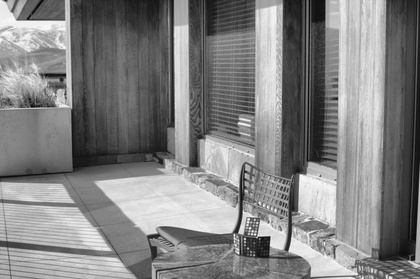
%> input picture test5_res.jpg (made grey), 420 x 279 px, shrunk from 2128 x 1416 before the run, given in place of lena.bmp, which was not available
$ octave --eval "result = JND_pixel;"   (GNU Octave 9; MATLAB toolbox functions it lacks are replaced by stand-ins)
%> lines starting %> are read from the running program, lines starting %| are printed output that depends on the picture; in (x1, y1, x2, y2) boxes, pixels count from 0 and x2, y2 are one past the last pixel; in counts of white or black regions, pixels touching at a corner belong together; the program's own positions count from 1; pictures that were not available may be replaced by others from this repository, and a replacement may not be noted
function JND=JND_pixel(I,type)
% JND=JND_pixel(I,type)

%Initialize
if nargin<1
    close all;clc;
    I=imread('lena.bmp');
%> I is the input picture: size 279x420 uint8; min 6, max 251, mean 130.1

    % I=imread('hats_JPEG.bmp');
    Test=1;
end

if nargin<2
    type='Yang';
end

I=double(I);
%> I: size 279x420 double
[H,W]=size(I);
%> H = 279; W = 420

f = max(1,round(min(H,W)/256))
%> f = 1

if(f>1)
    lpf = ones(f,f);
    lpf = lpf/sum(lpf(:));
    I= imfilter(I,lpf,'symmetric','same');
    I=I(1:f:end,1:f:end);

end

JNDl=zeros(H,W); % JND: Luminance component
JNDt=zeros(H,W); % JND: Texture component
T=zeros(H,W,2);  % Temp matrix
bg = func_bg(I); % Average background luminance
Gm = func_Gm(I,type); % Maximal weighted average of gradients (with and without identify edge)
%%
% Calculating JNDl
T0 = 17;
GAMMA = 3/128;
for i = 1:H
   for j = 1:W
      if bg(i,j) <= 127
         JNDl(i,j) = T0*(1-sqrt(bg(i,j)/127))+3;
      else
         JNDl(i,j) = GAMMA*(bg(i,j)-127)+3;
      end
   end
end
%%
% Calculating JNDt
LANDA = 1/2;
alpha = 0.0001*bg+0.115;
belta = LANDA-0.01*bg;
JNDt = Gm.*alpha + belta;
%%
% Calculating final JND
T(:,:,1)=JNDl;
T(:,:,2)=JNDt;
C_TG = 0.3;
JND = sum(T,3)-C_TG*min(T,[],3);
%%
end


%%
function output = func_bg(input)
Mask=[1 1 1 1 1
      1 2 2 2 1
      1 2 0 2 1
      1 2 2 2 1
      1 1 1 1 1];
output = filter2(Mask,input)/32;
end
%%
function output = func_Gm(input,type)
%> called with type = 'Yang'
G1=[0  0  0  0  0
    1  3  8  3  1
    0  0  0  0  0
   -1 -3 -8 -3 -1
    0  0  0  0  0];

G2=[0 0  1  0  0
    0 8  3  0  0
    1 3  0 -3 -1
    0 0 -3 -8  0
    0 0 -1  0  0];

G3=[0  0  1 0 0
    0  0  3 8 0
   -1 -3  0 3 1
    0 -8 -3 0 0
    0  0 -1 0 0];

G4=[0 1 0 -1 0
    0 3 0 -3 0
    0 8 0 -8 0
    0 3 0 -3 0
    0 1 0 -1 0];
[H,W]=size(input);
%> H = 279; W = 420
grad=zeros(H,W,4);
grad(:,:,1) = filter2(G1,input)/16;
grad(:,:,2) = filter2(G2,input)/16;
grad(:,:,3) = filter2(G3,input)/16;
grad(:,:,4) = filter2(G4,input)/16;
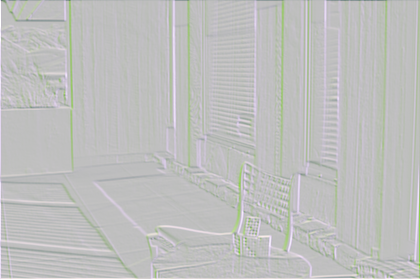
%> grad: size 279x420x4 double; mean R, G, B, A -0.2, 0, -0.3, 0.2; transparent parts drawn white
Gm = max(abs(grad),[],3);

edge_threshold = 0.5;
img_edge = edge(input,'canny',edge_threshold);
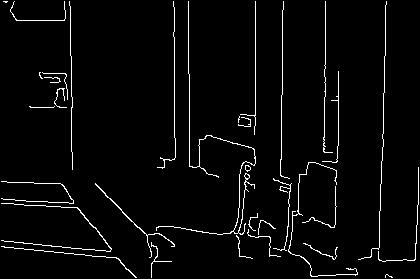
%> img_edge: size 279x420 logical; 3.3% white in thin lines or dots
se = strel('disk',6,6);
img_edge = imdilate(img_edge,se);
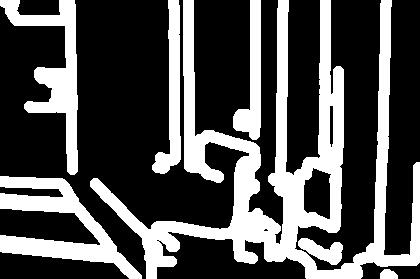
%> img_edge: size 279x420 logical; 31.6% white; 7 white regions, largest, box (x1, y1, x2, y2) and area: (90, 0, 420, 279) 23041, (0, 176, 142, 279) 5014, (0, 0, 78, 175) 4117
img_supedge = 1-0.95*double(img_edge);
gaussian_kernal = fspecial('gaussian',7,0.8);
img_supedge = filter2(gaussian_kernal,img_supedge);
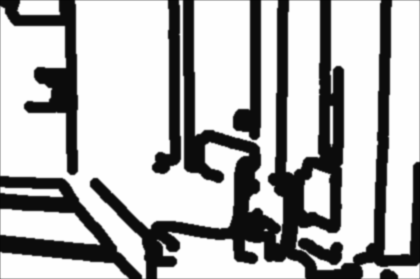
%> img_supedge: size 279x420 double; min 0.0281, max 1, mean 0.698

switch type
case 'Chou'
    output = Gm;
case 'Yang'
    output = Gm.*img_supedge;
end

end
%> after the loop in JND_pixel, `for i = 1:H`:
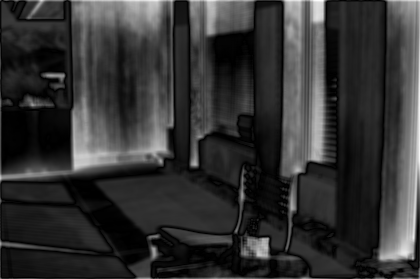
%> JNDl: size 279x420 double; min 3, max 15.12, mean 5.43; drawn with min black and max white
%> in JND_pixel, `belta = LANDA-0.01*bg;`:
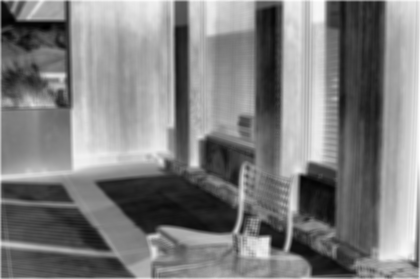
%> belta: size 279x420 double; min -1.97, max 0.395, mean -0.794; drawn with min black and max white
%> in JND_pixel, `JND = sum(T,3)-C_TG*min(T,[],3);`:
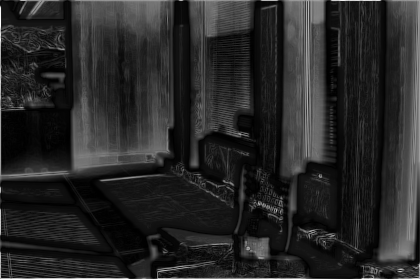
%> JND: size 279x420 double; min 2.47, max 24.8, mean 5.9; drawn with min black and max white

$ run again, on res.png (made grey)
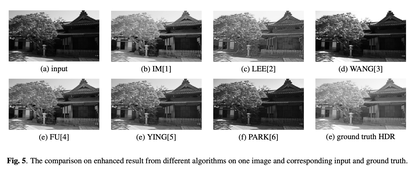
%> input picture res.png (made grey), 420 x 172 px, shrunk from 2076 x 848 before the run, given in place of lena.bmp, which was not available
%> in JND_pixel, I is the input picture: size 172x420 uint8; min 0, max 255, mean 171.8
%> I: size 172x420 double
%> in func_Gm, `img_edge = edge(input,'canny',edge_threshold);`:
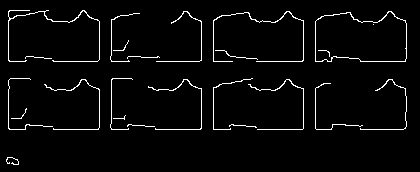
%> img_edge: size 172x420 logical; 3.4% white in thin lines or dots, all inside (x1, y1, x2, y2) = (6, 10, 407, 165)
%> in JND_pixel, `JND = sum(T,3)-C_TG*min(T,[],3);`:
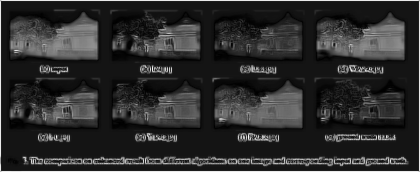
%> JND: size 172x420 double; min 2.48, max 28.45, mean 7.1; drawn with min black and max white
